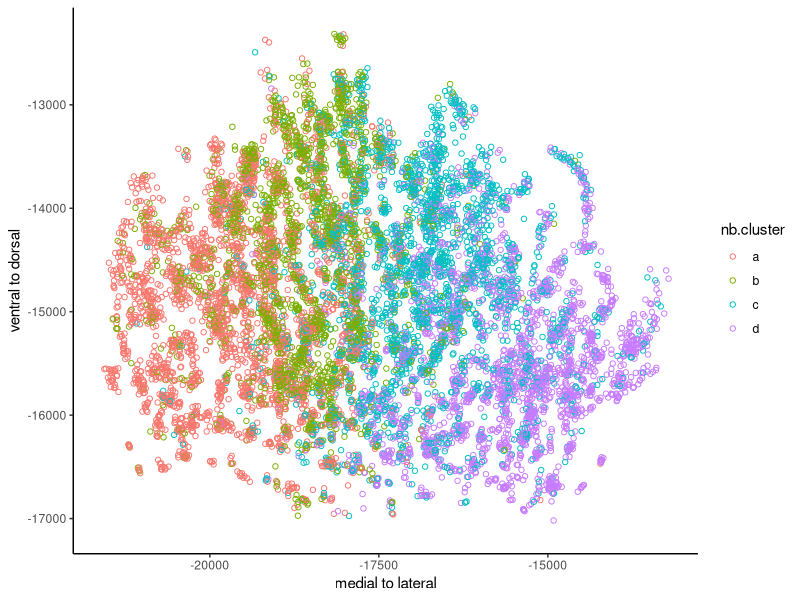
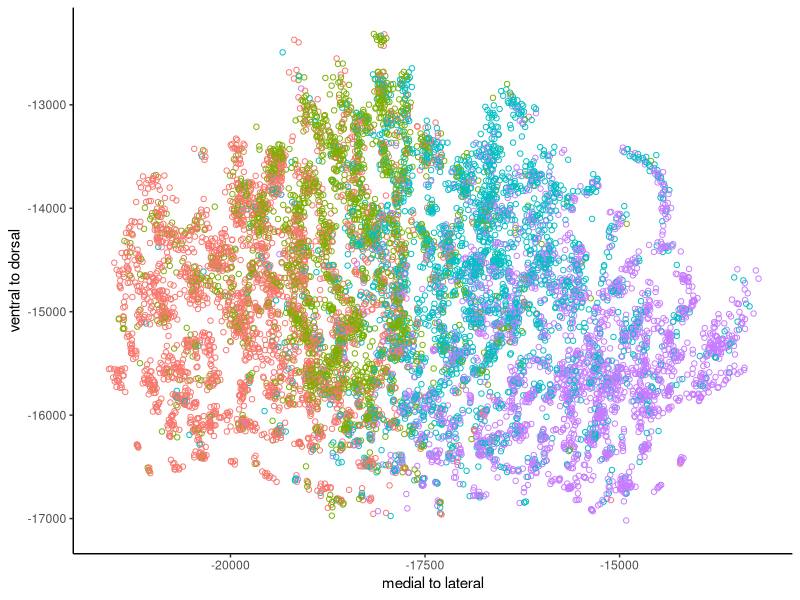
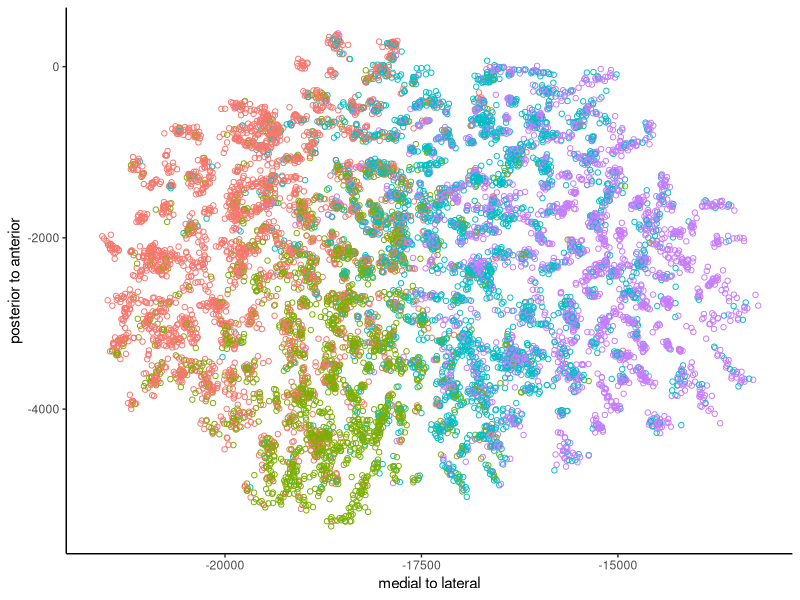
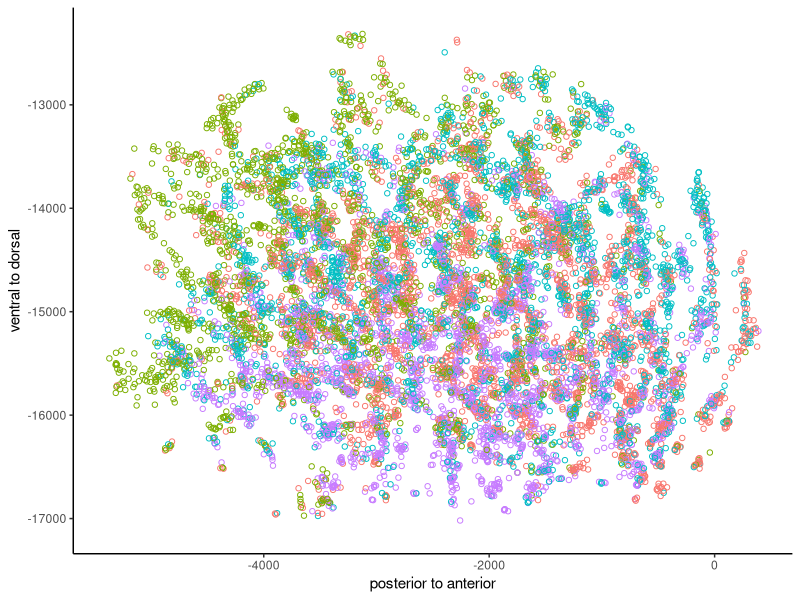
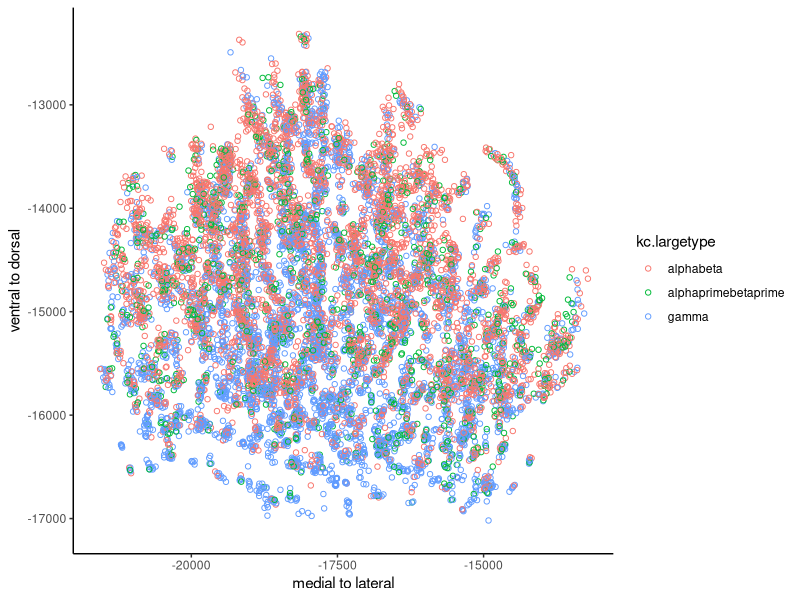
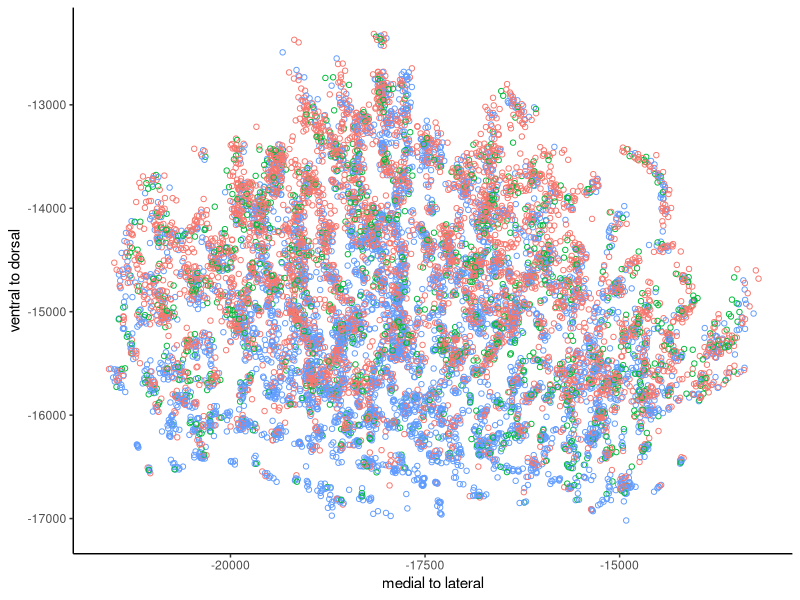
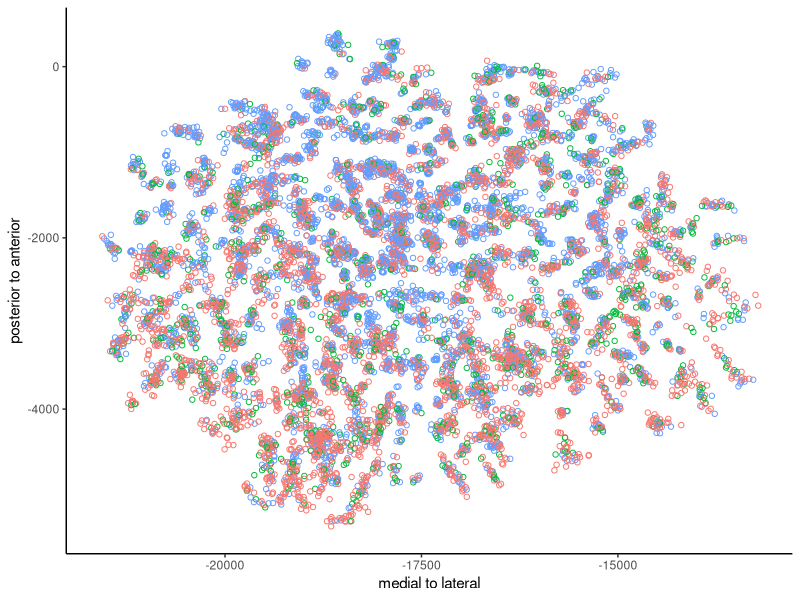
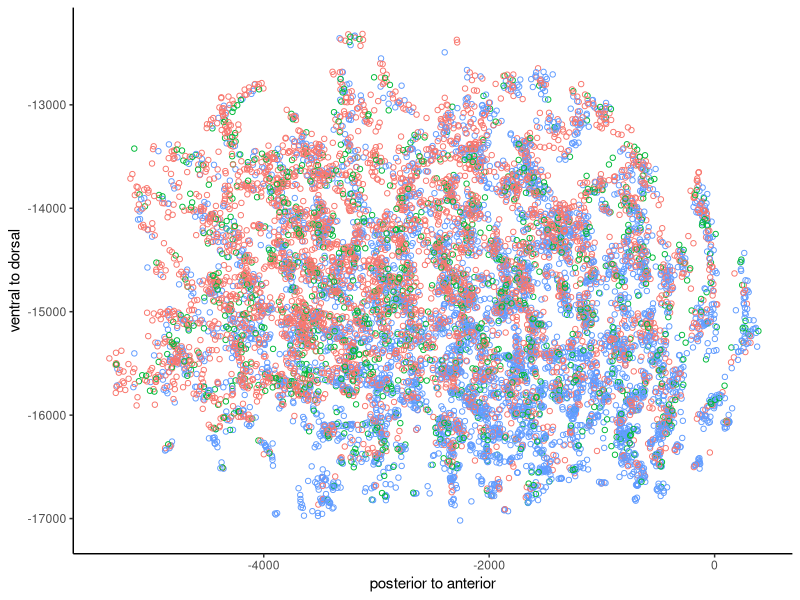

These charts were generated, in order, by the following R code: (Note: this script raises an error after producing the figures.)
#Claw location by clone and type
#originally written 9/7/2023
#edited for clarity 11/14/2023
#load packages------
library(ggplot2)
library(dplyr)
#set working directory and load files------
setwd("C:/Users/emmamtk/Desktop/CSVs for paper")
#KC info and claw info only for olfactory KCs (those in the main calyx)
kc.info <- read.csv('KC_info.csv')
claw.info <- read.csv('claw_info.csv')
#counts of KCs of each clone and type
#gamma
nrow(filter(kc.info, nb.cluster=='a',kc.largetype=='gamma'))
nrow(filter(kc.info, nb.cluster=='b',kc.largetype=='gamma'))
nrow(filter(kc.info, nb.cluster=='c',kc.largetype=='gamma'))
nrow(filter(kc.info, nb.cluster=='d',kc.largetype=='gamma'))
#alphaprimebetaprime
nrow(filter(kc.info, nb.cluster=='a',kc.largetype=='alphaprimebetaprime'))
nrow(filter(kc.info, nb.cluster=='b',kc.largetype=='alphaprimebetaprime'))
nrow(filter(kc.info, nb.cluster=='c',kc.largetype=='alphaprimebetaprime'))
nrow(filter(kc.info, nb.cluster=='d',kc.largetype=='alphaprimebetaprime'))
#alphabeta
nrow(filter(kc.info, nb.cluster=='a',kc.largetype=='alphabeta'))
nrow(filter(kc.info, nb.cluster=='b',kc.largetype=='alphabeta'))
nrow(filter(kc.info, nb.cluster=='c',kc.largetype=='alphabeta'))
nrow(filter(kc.info, nb.cluster=='d',kc.largetype=='alphabeta'))




#plot location of claw centers in 2d colored by clonal origin----------
ggplot(claw.info[!is.na(claw.info$nb.cluster),], aes(x= center.x, y=center.z, color = nb.cluster))+geom_point(shape = 1)+
  theme_classic()+xlab('medial to lateral')+ylab('ventral to dorsal')+
  xlim(-21600,-13200)+ylim(-17100,-12300)
ggsave('claw location by clone key.pdf',
       width = 3, height = 3,units = 'in')

ggplot(claw.info[!is.na(claw.info$nb.cluster),], aes(x= center.x, y=center.z, color = nb.cluster))+geom_point(shape = 1)+
  theme_classic()+theme(legend.position = '')+xlab('medial to lateral')+ylab('ventral to dorsal')+
  xlim(-21600,-13200)+ylim(-17100,-12300)
ggsave('filtered_rotated_clawlocation_byclone_ml_dv.pdf',
       width = 6, height = 6,units = 'in')

ggplot(claw.info[!is.na(claw.info$nb.cluster),], aes(x= center.x, y=center.y, color = nb.cluster))+geom_point(shape = 1)+
  theme_classic()+theme(legend.position = '')+xlab('medial to lateral')+ylab('posterior to anterior')+
  xlim(-21600,-13200)+ylim(-5400,400)
ggsave('filtered_rotated_clawlocation_byclone_ml_ap.pdf',
       width = 6, height = 6,units = 'in')

ggplot(claw.info[!is.na(claw.info$nb.cluster),], aes(x= center.y, y=center.z, color = nb.cluster))+geom_point(shape = 1)+
  theme_classic()+theme(legend.position = '')+xlab('posterior to anterior')+ylab('ventral to dorsal')+
  xlim(-5400,400)+ylim(-17100,-12300)
ggsave('filtered_rotated_clawlocation_byclone_ap_dv.pdf',
       width = 6, height = 6,units = 'in')
#plot location of claw centers in 2d colored by type-------------
#medial lateral vs ventral dorsal with key
ggplot(filter(claw.info[!is.na(claw.info$kc.largetype),], kc.largetype != 'unknown'), 
       aes(x= center.x, y=center.z, color =kc.largetype))+
  geom_point(shape = 1)+
  theme_classic()+xlab('medial to lateral')+ylab('ventral to dorsal')+
  xlim(-21600,-13200)+ylim(-17100,-12300)
ggsave('claw location by type key.pdf',
       width = 3, height = 3,units = 'in')

#medial lateral vs ventral dorsal
ggplot(filter(claw.info[!is.na(claw.info$kc.largetype),], kc.largetype != 'unknown'), 
       aes(x= center.x, y=center.z, color =kc.largetype))+
  geom_point(shape = 1)+
  theme_classic()+theme(legend.position = '')+xlab('medial to lateral')+ylab('ventral to dorsal')+
  xlim(-21600,-13200)+ylim(-17100,-12300)
ggsave('filtered_rotated_clawlocation_bytype_ml_dv.pdf',
       width = 6, height = 6,units = 'in')

#medial lateral vs posterior to anterior
ggplot(filter(claw.info[!is.na(claw.info$kc.largetype),], kc.largetype != 'unknown'), 
       aes(x= center.x, y=center.y, color = kc.largetype))+
  geom_point(shape = 1)+
  theme_classic()+theme(legend.position = '')+xlab('medial to lateral')+ylab('posterior to anterior')+
  xlim(-21600,-13200)+ylim(-5400,400)
ggsave('filtered_rotated_clawlocation_bytype_ml_ap.pdf',
       width = 6, height = 6,units = 'in')

#posterior to anterior vs ventral dorsal
ggplot(filter(claw.info[!is.na(claw.info$kc.largetype),], kc.largetype != 'unknown'), 
       aes(x= center.y, y=center.z, color = kc.largetype))+
  geom_point(shape = 1)+
  theme_classic()+theme(legend.position = '')+xlab('posterior to anterior')+ylab('ventral to dorsal')+
  xlim(-5400,400)+ylim(-17100,-12300)
ggsave('filtered_rotated_clawlocation_bytype_ap_dv.pdf',
       width = 6, height = 6,units = 'in')


#histogram of claw centers x coordinate (medial to lateral)--------------
#set y min and max based on the tallest histogram so that all histograms for all axes could be on the same axes
ymin <- 0
ymax <- 410
#set bin minimum and maximum values based on minimum and maximum values for claw center x coordinates
min(claw.info$center.x)
bmin <- -21600
max(claw.info$center.x)
bmax <- -13200
#plots histogram of claw center x coordinates
ggplot(claw.info, aes(x= center.x))+
  stat_bin(geom = 'step', breaks = seq(bmin,bmax,100))+
  geom_vline(xintercept = median(claw.info$center.x, col = 'red'))+
  theme_classic()+ylim(ymin,ymax)
ggsave('all claws x location.pdf',
       width = 6, height = 3,units = 'in')

#plots histogram of claw center x coordinates separating claws by clonal origin
clones <- c('a','b','c','d')
for(i in clones){
  ggplot(filter(claw.info, nb.cluster == i), aes(x= center.x))+
    stat_bin(geom = 'step', breaks = seq(bmin,bmax,100))+
    geom_vline(xintercept = median(filter(claw.info, nb.cluster == i)$center.x), col = 'red')+
    theme_classic()+ylim(ymin,ymax)+xlab(paste('clone',i,'x location'))
  
  ggsave(paste('clone',i,'_xlocation.pdf', sep = ''),
         width = 6, height = 3,units = 'in')
}

#plots histogram of claw center x coordinates separating claws by type 
types = c('gamma','abprime','ab')
for(i in types){
  ggplot(filter(claw.info,kc.largetype == i), aes(x= center.x))+
    stat_bin(geom = 'step', breaks = seq(bmin,bmax,100))+
    geom_vline(xintercept = median(filter(claw.info, kc.largetype == i)$center.x), col = 'red')+
    theme_classic()+ylim(ymin,ymax)+xlab(paste(i,'x location'))
  
  ggsave(paste(i,'_xlocation.pdf', sep = ''),
         width = 6, height = 3,units = 'in')
}

#plots histogram of claw center x coordinates separating claws by clone and type 
for(i in clones){
  for(j in types){
    ggplot(filter(claw.info,kc.largetype == j, nb.cluster == i), aes(x= center.x))+
      stat_bin(geom = 'step', breaks = seq(bmin,bmax,100))+
      geom_vline(xintercept = median(filter(claw.info, kc.largetype == j, nb.cluster == i)$center.x), col = 'red')+
      theme_classic()+ylim(ymin,ymax)+xlab(paste('clone',i,j,'x location'))
    
    ggsave(paste('clone',i,'_',j,'_xlocation.pdf', sep = ''),
           width = 6, height = 3,units = 'in')
    
  }
}


#histogram of claw centers y coordinate (anterior to posterior)---------
#set bin minimum and maximum values based on minimum and maximum values for claw center y coordinates
min(claw.info$center.y)
bmin <- -5400
max(claw.info$center.y)
bmax <- 400

#plots histogram of claw center y coordinates 
ggplot(claw.info, aes(x= center.y))+
  stat_bin(geom = 'step', breaks = seq(bmin,bmax,100))+
  geom_vline(xintercept = median(claw.info$center.y, col = 'red'))+
  theme_classic()+ylim(ymin,ymax)
ggsave('all claws y location.pdf',
       width = 6, height = 3,units = 'in')

#plots histogram of claw center y coordinates separating claws by clonal origin
clones <- c('a','b','c','d')
for(i in clones){
  ggplot(filter(claw.info, nb.cluster == i), aes(x= center.y))+
    stat_bin(geom = 'step', breaks = seq(bmin,bmax,100))+
    geom_vline(xintercept = median(filter(claw.info, nb.cluster == i)$center.y), col = 'red')+
    theme_classic()+ylim(ymin,ymax)+xlab(paste('clone',i,'y location'))
  
  ggsave(paste('clone',i,'_ylocation.pdf', sep = ''),
         width = 6, height = 3,units = 'in')
}

#plots histogram of claw center y coordinates separating claws by type 
types = c('gamma','abprime','ab')
for(i in types){
  ggplot(filter(claw.info,kc.largetype == i), aes(x= center.y))+
    stat_bin(geom = 'step', breaks = seq(bmin,bmax,100))+
    geom_vline(xintercept = median(filter(claw.info, kc.largetype == i)$center.y), col = 'red')+
    theme_classic()+ylim(ymin,ymax)+xlab(paste(i,'y location'))
  
  ggsave(paste(i,'_ylocation.pdf', sep = ''),
         width = 6, height = 3,units = 'in')
}

#plots histogram of claw center y coordinates separating by clone and type
for(i in clones){
  for(j in types){
    ggplot(filter(claw.info,kc.largetype == j, nb.cluster == i), aes(x= center.y))+
      stat_bin(geom = 'step', breaks = seq(bmin,bmax,100))+
      geom_vline(xintercept = median(filter(claw.info, kc.largetype == j, nb.cluster == i)$center.y), col = 'red')+
      theme_classic()+ylim(ymin,ymax)+xlab(paste('clone',i,j,'y location'))
    
    ggsave(paste('clone',i,'_',j,'_ylocation.pdf', sep = ''),
           width = 6, height = 3,units = 'in')
    
  }
}
#histogram of claw centers z coordinate (ventral to dorsal-------
#set bin minimum and maximum values based on minimum and maximum values for claw center z coordinates
min(claw.info$center.z)
bmin <- -17100
max(claw.info$center.z)
bmax <- -12300

#plots histogram of claw center z coordinates
ggplot(claw.info, aes(x= center.z))+
  stat_bin(geom = 'step', breaks = seq(bmin,bmax,100))+
  geom_vline(xintercept = median(claw.info$center.z, col = 'red'))+
  theme_classic()+ylim(ymin,ymax)
ggsave('all claws z location.pdf',
       width = 6, height = 3,units = 'in')

#plots histogram of claw center z coordinates separating claws by clonal origin
clones <- c('a','b','c','d')
for(i in clones){
  ggplot(filter(claw.info, nb.cluster == i), aes(x= center.z))+
    stat_bin(geom = 'step', breaks = seq(bmin,bmax,100))+
    geom_vline(xintercept = median(filter(claw.info, nb.cluster == i)$center.z), col = 'red')+
    theme_classic()+ylim(ymin,ymax)+xlab(paste('clone',i,'z location'))
  
  ggsave(paste('clone',i,'_zlocation.pdf', sep = ''),
         width = 6, height = 3,units = 'in')
}

#plots histogram of claw center z coordinates separating claws by type
types = c('gamma','abprime','ab')
for(i in types){
  ggplot(filter(claw.info,kc.largetype == i), aes(x= center.z))+
    stat_bin(geom = 'step', breaks = seq(bmin,bmax,100))+
    geom_vline(xintercept = median(filter(claw.info, kc.largetype == i)$center.z), col = 'red')+
    theme_classic()+ylim(ymin,ymax)+xlab(paste(i,'z location'))
  
  ggsave(paste(i,'_zlocation.pdf', sep = ''),
         width = 6, height = 3,units = 'in')
}

#plots histogram of claw center z coordinates separating claws by clonal origin and type
for(i in clones){
  for(j in types){
    ggplot(filter(claw.info,kc.largetype == j, nb.cluster == i), aes(x= center.z))+
      stat_bin(geom = 'step', breaks = seq(bmin,bmax,100))+
      geom_vline(xintercept = median(filter(claw.info, kc.largetype == j, nb.cluster == i)$center.z), col = 'red')+
      theme_classic()+ylim(ymin,ymax)+xlab(paste('clone',i,j,'z location'))
    
    ggsave(paste('clone',i,'_',j,'_zlocation.pdf', sep = ''),
           width = 6, height = 3,units = 'in')
    
  }
}

